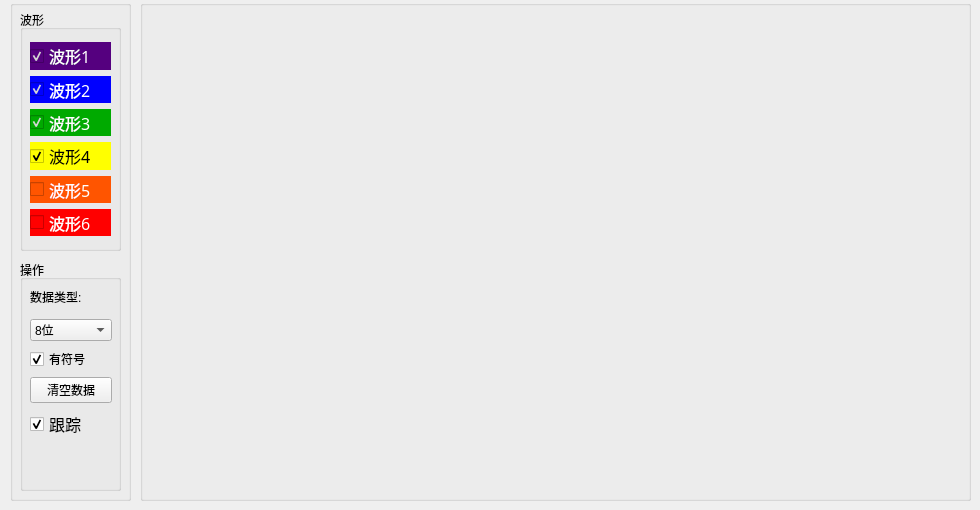
     <widget class="QWidget" name="tabWidgetPage1">
      <attribute name="title">
       <string>虚拟示波器</string>
      </attribute>
      <widget class="QGroupBox" name="groupBox_2">
       <property name="geometry">
        <rect>
         <x>140</x>
         <y>0</y>
         <width>831</width>
         <height>501</height>
        </rect>
       </property>
       <property name="title">
        <string/>
       </property>
       <widget class="QwtPlot" name="Plot">
        <property name="geometry">
         <rect>
          <x>0</x>
          <y>20</y>
          <width>821</width>
          <height>471</height>
         </rect>
        </property>
       </widget>
      </widget>
      <widget class="QGroupBox" name="groupBox_3">
       <property name="geometry">
        <rect>
         <x>10</x>
         <y>0</y>
         <width>121</width>
         <height>501</height>
        </rect>
       </property>
       <property name="title">
        <string/>
       </property>
       <widget class="QGroupBox" name="groupBox_7">
        <property name="geometry">
         <rect>
          <x>10</x>
          <y>10</y>
          <width>101</width>
          <height>241</height>
         </rect>
        </property>
        <property name="styleSheet">
         <string notr="true"/>
        </property>
        <property name="title">
         <string>波形</string>
        </property>
        <widget class="QWidget" name="layoutWidget">
         <property name="geometry">
          <rect>
           <x>10</x>
           <y>32</y>
           <width>81</width>
           <height>194</height>
          </rect>
         </property>
         <layout class="QVBoxLayout" name="verticalLayout_4">
          <item>
           <widget class="QCheckBox" name="Qwt1Button">
            <property name="font">
             <font>
              <family>微软雅黑 Light</family>
              <pointsize>12</pointsize>
             </font>
            </property>
            <property name="styleSheet">
             <string notr="true">background-color: rgb(85, 0, 127);
color: rgb(255, 255, 255);</string>
            </property>
            <property name="text">
             <string>波形1</string>
            </property>
            <property name="checked">
             <bool>true</bool>
            </property>
           </widget>
          </item>
          <item>
           <widget class="QCheckBox" name="Qwt2Button">
            <property name="font">
             <font>
              <family>微软雅黑 Light</family>
              <pointsize>12</pointsize>
             </font>
            </property>
            <property name="styleSheet">
             <string notr="true">background-color: rgb(0, 0, 255);
color: rgb(255, 255, 255);</string>
            </property>
            <property name="text">
             <string>波形2</string>
            </property>
            <property name="checked">
             <bool>true</bool>
            </property>
           </widget>
          </item>
          <item>
           <widget class="QCheckBox" name="Qwt3Button">
            <property name="font">
             <font>
              <family>微软雅黑 Light</family>
              <pointsize>12</pointsize>
             </font>
            </property>
            <property name="styleSheet">
             <string notr="true">background-color: rgb(0, 170, 0);
color: rgb(255, 255, 255);</string>
            </property>
            <property name="text">
             <string>波形3</string>
            </property>
            <property name="checked">
             <bool>true</bool>
            </property>
           </widget>
          </item>
          <item>
           <widget class="QCheckBox" name="Qwt4Button">
            <property name="font">
             <font>
              <family>微软雅黑 Light</family>
              <pointsize>12</pointsize>
             </font>
            </property>
            <property name="styleSheet">
             <string notr="true">background-color: rgb(255, 255, 0);
color: rgb(0, 0, 0);</string>
            </property>
            <property name="text">
             <string>波形4</string>
            </property>
            <property name="checked">
             <bool>true</bool>
            </property>
           </widget>
          </item>
          <item>
           <widget class="QCheckBox" name="Qwt5Button">
            <property name="font">
             <font>
              <family>微软雅黑 Light</family>
              <pointsize>12</pointsize>
             </font>
            </property>
            <property name="styleSheet">
             <string notr="true">background-color: rgb(255, 85, 0);
color: rgb(255, 255, 255);</string>
            </property>
            <property name="text">
             <string>波形5</string>
            </property>
            <property name="checked">
             <bool>false</bool>
            </property>
           </widget>
          </item>
          <item>
           <widget class="QCheckBox" name="Qwt6Button">
            <property name="font">
             <font>
              <family>微软雅黑 Light</family>
              <pointsize>12</pointsize>
             </font>
            </property>
            <property name="styleSheet">
             <string notr="true">background-color: rgb(255, 0, 0);
color: rgb(255, 255, 255);</string>
            </property>
            <property name="text">
             <string>波形6</string>
            </property>
            <property name="checked">
             <bool>false</bool>
            </property>
           </widget>
          </item>
         </layout>
        </widget>
       </widget>
       <widget class="QGroupBox" name="groupBox_8">
        <property name="geometry">
         <rect>
          <x>10</x>
          <y>260</y>
          <width>101</width>
          <height>231</height>
         </rect>
        </property>
        <property name="title">
         <string>操作 </string>
        </property>
        <widget class="QWidget" name="layoutWidget">
         <property name="geometry">
          <rect>
           <x>10</x>
           <y>20</y>
           <width>82</width>
           <height>159</height>
          </rect>
         </property>
         <layout class="QVBoxLayout" name="verticalLayout_6">
          <item>
           <widget class="QLabel" name="label_6">
            <property name="text">
             <string>数据类型:</string>
            </property>
           </widget>
          </item>
          <item>
           <widget class="QComboBox" name="QwtDataBox">
            <item>
             <property name="text">
              <string>8位</string>
             </property>
            </item>
           </widget>
          </item>
          <item>
           <widget class="QCheckBox" name="QwtSignedBox">
            <property name="enabled">
             <bool>true</bool>
            </property>
            <property name="text">
             <string>有符号</string>
            </property>
            <property name="checked">
             <bool>true</bool>
            </property>
           </widget>
          </item>
          <item>
           <widget class="QPushButton" name="QwtCleanButton">
            <property name="text">
             <string>清空数据</string>
            </property>
           </widget>
          </item>
          <item>
           <widget class="QCheckBox" name="QwtTrackBox">
            <property name="font">
             <font>
              <pointsize>12</pointsize>
             </font>
            </property>
            <property name="text">
             <string>跟踪</string>
            </property>
            <property name="checked">
             <bool>true</bool>
            </property>
           </widget>
          </item>
         </layout>
        </widget>
       </widget>
      </widget>
     </widget>
